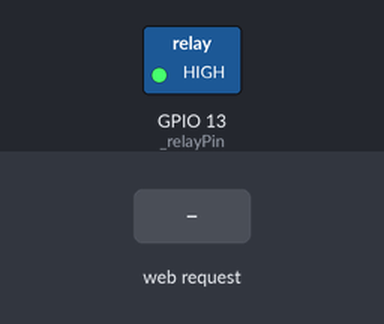
Bench run of a sketch on a simulated ESP8266 (NodeMCU). On the bench: switched loads named in the sketch (green lamp = pin HIGH). The test bench sets the inputs (shaded band). WiFi joins after 1.5 s; servers stay silent unless stated; what the sketch prints to the serial monitor is not drawn.

Above: at 2.7 s.
2.8 s: HTTP request GET /on received
At 3.4 s:
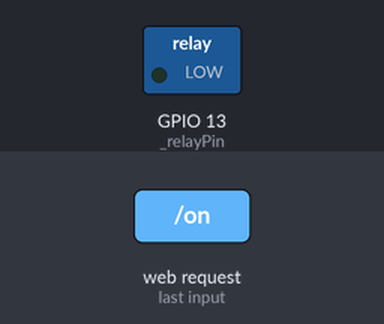
4.3 s: HTTP request GET /off received
At 5.5 s:
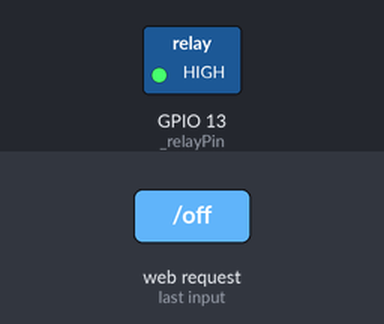
5.8 s: HTTP request GET /on?to=1 received
At 6.9 s:
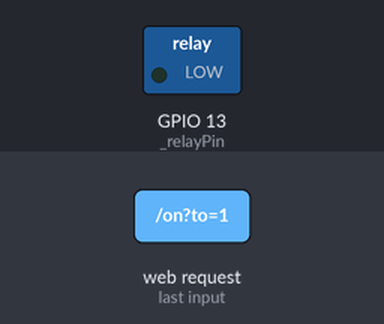
Timing chart, 0 to 8.8 s (numbered marks = the images above; inputs shaded):
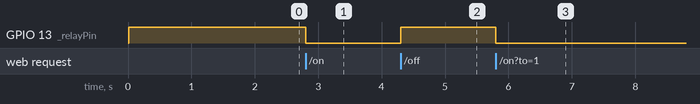

Measured:
- after the input at 2.8 s, GPIO 13 (_relayPin): HIGH → LOW at once
- after the input at 4.3 s, GPIO 13 (_relayPin): LOW → HIGH at once
- after the input at 5.8 s, GPIO 13 (_relayPin): HIGH → LOW at once

The sketch:

opclient-nodemcu.ino
```cpp
#include <ESP8266WiFi.h>
#include <WiFiClient.h>
#include <ESP8266WebServer.h>
#include <ESP8266HTTPClient.h>

#include "page_index.h"

#define SERIAL_PORT 115200

String _ssid = "OPHOST";
String _password = "ophost@lok!";

// String _ssid = "Cyberdyne";
// String _password = "de@dline201!x";

// relay pin to control - wire relay for COM+NO
int _relayPin = 13;
int _pinValue = LOW;

ESP8266WebServer server(80);
HTTPClient http;

int writePin(int value)
{
  _pinValue = value;
  digitalWrite(_relayPin, value);
  return _pinValue;
}

void responseIndex()
{
  server.send(200, "text/html", page_INDEX);
}

void responseApi(String value)
{
  server.send(200, "application/json", value);
}

void handleOn()
{
  writePin(LOW);
  responseIndex();
}

void handleOff()
{
  writePin(HIGH);
  responseIndex();
}

void handleSwitch()
{
  // /switch?to=1|0
  int to = server.arg("to").toInt();
  int pinValue = to == 0 ? HIGH : LOW;
  pinValue = writePin(pinValue);
  String switchResponse = "{ \"pinValue\": $PIN_VALUE$ }";
  switchResponse.replace("$PIN_VALUE$", String(pinValue));
  responseApi(switchResponse);
}

void setup(void)
{
  Serial.begin(SERIAL_PORT);
  delay(10);

  // set relay pin
  pinMode(_relayPin, OUTPUT);
  writePin(HIGH);

  // init wifi
  Serial.println("--init-wifi-");
  WiFi.begin(_ssid, _password);
  Serial.println("");

  while (WiFi.status() != WL_CONNECTED)
  {
    delay(500);
    Serial.print("..");
  }

  Serial.println("ssid: " + _ssid);

  // http handlers
  server.on("/", responseIndex);
  server.on("/on", handleOn);
  server.on("/off", handleOff);
  server.on("/switch", handleSwitch);

  // http server start
  server.begin();
  Serial.println("--server-start--");

  Serial.print("host: http://");
  Serial.println(WiFi.localIP());
}

void loop(void)
{
  server.handleClient();
}
```

page_index.h
```cpp
const char page_INDEX[] PROGMEM = R"=====(
<!DOCTYPE html>
<html>

<head>
    <style>
        * {
            font-size: 150%;
            color: #c1c1c1;
            background: #000000;
            font-family: sans-serif;
        }

        .btn {
            width: 100%;
            line-height: 2;
        }

        .btn-on {
            background-color: #d4f7da;
            color: #4ea74e;
        }

        .btn-off {
            background-color: #ffd2d2;
            color: #a74e4e;
        }
    </style>
</head>

<body>
    <br><br>
    <a href="/on"><button class="btn btn-on"> ON </button></a>
    <br><br>
    <a href="/off"><button class="btn btn-off"> OFF </button></a>
    <br>
</body>

</html>
)=====";
```
